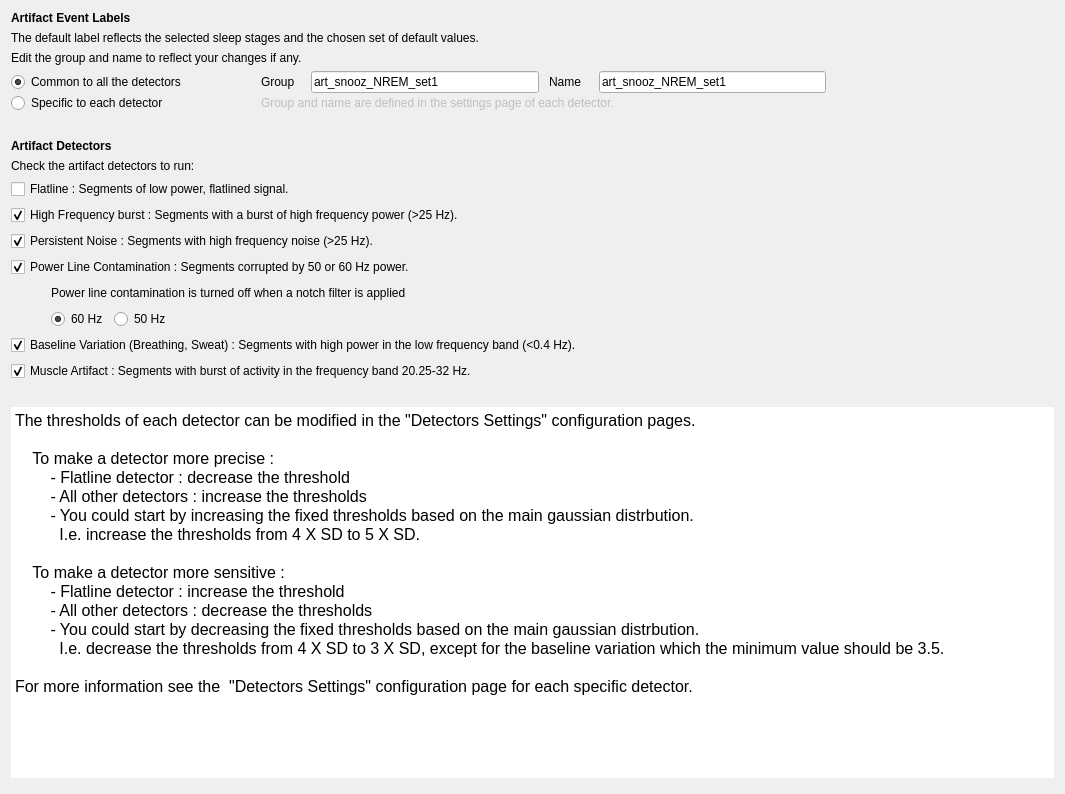
<?xml version="1.0" encoding="UTF-8"?>
<ui version="4.0">
 <class>DetectorsStep</class>
 <widget class="QWidget" name="DetectorsStep">
  <property name="geometry">
   <rect>
    <x>0</x>
    <y>0</y>
    <width>1065</width>
    <height>794</height>
   </rect>
  </property>
  <property name="windowTitle">
   <string/>
  </property>
  <layout class="QVBoxLayout" name="verticalLayout_5">
   <item>
    <widget class="QLabel" name="label_3">
     <property name="font">
      <font>
       <italic>false</italic>
       <bold>false</bold>
      </font>
     </property>
     <property name="text">
      <string>&lt;html&gt;&lt;head/&gt;&lt;body&gt;&lt;p&gt;&lt;span style=&quot; font-weight:600;&quot;&gt;Artifact Event Labels&lt;/span&gt;&lt;/p&gt;&lt;/body&gt;&lt;/html&gt;</string>
     </property>
    </widget>
   </item>
   <item>
    <widget class="QLabel" name="label_7">
     <property name="text">
      <string>The default label reflects the selected sleep stages and the chosen set of default values.</string>
     </property>
    </widget>
   </item>
   <item>
    <widget class="QLabel" name="label_8">
     <property name="text">
      <string>Edit the group and name to reflect your changes if any.</string>
     </property>
    </widget>
   </item>
   <item>
    <layout class="QVBoxLayout" name="verticalLayout_3">
     <property name="spacing">
      <number>0</number>
     </property>
     <item>
      <layout class="QHBoxLayout" name="horizontalLayout_2">
       <item>
        <widget class="QRadioButton" name="common_radioButton">
         <property name="minimumSize">
          <size>
           <width>250</width>
           <height>0</height>
          </size>
         </property>
         <property name="maximumSize">
          <size>
           <width>250</width>
           <height>16777215</height>
          </size>
         </property>
         <property name="text">
          <string>Common to all the detectors</string>
         </property>
         <property name="checked">
          <bool>true</bool>
         </property>
         <attribute name="buttonGroup">
          <string notr="true">buttonGroup</string>
         </attribute>
        </widget>
       </item>
       <item>
        <widget class="QLabel" name="label_4">
         <property name="minimumSize">
          <size>
           <width>50</width>
           <height>0</height>
          </size>
         </property>
         <property name="text">
          <string>Group</string>
         </property>
        </widget>
       </item>
       <item>
        <widget class="QLineEdit" name="unique_group_lineEdit">
         <property name="minimumSize">
          <size>
           <width>150</width>
           <height>0</height>
          </size>
         </property>
         <property name="maximumSize">
          <size>
           <width>250</width>
           <height>16777215</height>
          </size>
         </property>
         <property name="toolTip">
          <string>Write the common artifact event name to use for all the detectors.</string>
         </property>
         <property name="text">
          <string>art_snooz_NREM_set1</string>
         </property>
         <property name="alignment">
          <set>Qt::AlignmentFlag::AlignLeading|Qt::AlignmentFlag::AlignLeft|Qt::AlignmentFlag::AlignVCenter</set>
         </property>
        </widget>
       </item>
       <item>
        <spacer name="horizontalSpacer">
         <property name="orientation">
          <enum>Qt::Orientation::Horizontal</enum>
         </property>
         <property name="sizeType">
          <enum>QSizePolicy::Policy::Fixed</enum>
         </property>
         <property name="sizeHint" stdset="0">
          <size>
           <width>10</width>
           <height>20</height>
          </size>
         </property>
        </spacer>
       </item>
       <item>
        <widget class="QLabel" name="label_5">
         <property name="minimumSize">
          <size>
           <width>50</width>
           <height>0</height>
          </size>
         </property>
         <property name="text">
          <string>Name</string>
         </property>
        </widget>
       </item>
       <item>
        <widget class="QLineEdit" name="unique_name_lineEdit">
         <property name="minimumSize">
          <size>
           <width>150</width>
           <height>0</height>
          </size>
         </property>
         <property name="maximumSize">
          <size>
           <width>250</width>
           <height>16777215</height>
          </size>
         </property>
         <property name="text">
          <string>art_snooz_NREM_set1</string>
         </property>
        </widget>
       </item>
       <item>
        <spacer name="horizontalSpacer_2">
         <property name="orientation">
          <enum>Qt::Orientation::Horizontal</enum>
         </property>
         <property name="sizeHint" stdset="0">
          <size>
           <width>40</width>
           <height>20</height>
          </size>
         </property>
        </spacer>
       </item>
      </layout>
     </item>
     <item>
      <layout class="QHBoxLayout" name="horizontalLayout_3">
       <item>
        <widget class="QRadioButton" name="specific_radioButton">
         <property name="minimumSize">
          <size>
           <width>250</width>
           <height>0</height>
          </size>
         </property>
         <property name="maximumSize">
          <size>
           <width>250</width>
           <height>16777215</height>
          </size>
         </property>
         <property name="text">
          <string>Specific to each detector</string>
         </property>
         <attribute name="buttonGroup">
          <string notr="true">buttonGroup</string>
         </attribute>
        </widget>
       </item>
       <item>
        <widget class="QLabel" name="specific_name_label">
         <property name="enabled">
          <bool>false</bool>
         </property>
         <property name="maximumSize">
          <size>
           <width>16777215</width>
           <height>16777215</height>
          </size>
         </property>
         <property name="text">
          <string>Group and name are defined in the settings page of each detector.</string>
         </property>
        </widget>
       </item>
       <item>
        <spacer name="horizontalSpacer_6">
         <property name="orientation">
          <enum>Qt::Orientation::Horizontal</enum>
         </property>
         <property name="sizeHint" stdset="0">
          <size>
           <width>40</width>
           <height>20</height>
          </size>
         </property>
        </spacer>
       </item>
      </layout>
     </item>
    </layout>
   </item>
   <item>
    <spacer name="verticalSpacer_3">
     <property name="orientation">
      <enum>Qt::Orientation::Vertical</enum>
     </property>
     <property name="sizeType">
      <enum>QSizePolicy::Policy::Minimum</enum>
     </property>
     <property name="sizeHint" stdset="0">
      <size>
       <width>20</width>
       <height>20</height>
      </size>
     </property>
    </spacer>
   </item>
   <item>
    <layout class="QVBoxLayout" name="verticalLayout_2">
     <item>
      <widget class="QLabel" name="label_6">
       <property name="text">
        <string>&lt;html&gt;&lt;head/&gt;&lt;body&gt;&lt;p&gt;&lt;span style=&quot; font-weight:600;&quot;&gt;Artifact Detectors&lt;/span&gt;&lt;/p&gt;&lt;/body&gt;&lt;/html&gt;</string>
       </property>
      </widget>
     </item>
     <item>
      <widget class="QLabel" name="label_2">
       <property name="font">
        <font>
         <italic>false</italic>
         <bold>false</bold>
        </font>
       </property>
       <property name="text">
        <string>Check the artifact detectors to run:</string>
       </property>
      </widget>
     </item>
     <item>
      <widget class="QCheckBox" name="flatline_checkBox">
       <property name="text">
        <string>Flatline : Segments of low power, flatlined signal.</string>
       </property>
       <property name="checked">
        <bool>false</bool>
       </property>
      </widget>
     </item>
     <item>
      <widget class="QCheckBox" name="highfreq_checkBox">
       <property name="text">
        <string>High Frequency burst : Segments with a burst of high frequency power (&gt;25 Hz).</string>
       </property>
       <property name="checked">
        <bool>true</bool>
       </property>
      </widget>
     </item>
     <item>
      <widget class="QCheckBox" name="persistent_checkBox">
       <property name="text">
        <string>Persistent Noise : Segments with high frequency noise (&gt;25 Hz).</string>
       </property>
       <property name="checked">
        <bool>true</bool>
       </property>
      </widget>
     </item>
     <item>
      <widget class="QCheckBox" name="powerline_checkBox">
       <property name="text">
        <string>Power Line Contamination : Segments corrupted by 50 or 60 Hz power.</string>
       </property>
       <property name="checked">
        <bool>true</bool>
       </property>
      </widget>
     </item>
     <item>
      <layout class="QVBoxLayout" name="verticalLayout">
       <item>
        <layout class="QHBoxLayout" name="horizontalLayout_5">
         <item>
          <spacer name="horizontalSpacer_5">
           <property name="orientation">
            <enum>Qt::Orientation::Horizontal</enum>
           </property>
           <property name="sizeType">
            <enum>QSizePolicy::Policy::Fixed</enum>
           </property>
           <property name="sizeHint" stdset="0">
            <size>
             <width>40</width>
             <height>20</height>
            </size>
           </property>
          </spacer>
         </item>
         <item>
          <widget class="QLabel" name="label">
           <property name="font">
            <font>
             <italic>false</italic>
             <bold>false</bold>
            </font>
           </property>
           <property name="text">
            <string>Power line contamination is turned off when a notch filter is applied</string>
           </property>
          </widget>
         </item>
        </layout>
       </item>
       <item>
        <layout class="QHBoxLayout" name="horizontalLayout">
         <item>
          <spacer name="horizontalSpacer_4">
           <property name="orientation">
            <enum>Qt::Orientation::Horizontal</enum>
           </property>
           <property name="sizeType">
            <enum>QSizePolicy::Policy::Fixed</enum>
           </property>
           <property name="sizeHint" stdset="0">
            <size>
             <width>40</width>
             <height>20</height>
            </size>
           </property>
          </spacer>
         </item>
         <item>
          <widget class="QRadioButton" name="radioButton_60Hz">
           <property name="maximumSize">
            <size>
             <width>150</width>
             <height>16777215</height>
            </size>
           </property>
           <property name="text">
            <string>60 Hz</string>
           </property>
           <property name="checked">
            <bool>true</bool>
           </property>
           <attribute name="buttonGroup">
            <string notr="true">buttonGroup_2</string>
           </attribute>
          </widget>
         </item>
         <item>
          <widget class="QRadioButton" name="radioButton_50Hz">
           <property name="maximumSize">
            <size>
             <width>150</width>
             <height>16777215</height>
            </size>
           </property>
           <property name="text">
            <string>50 Hz</string>
           </property>
           <attribute name="buttonGroup">
            <string notr="true">buttonGroup_2</string>
           </attribute>
          </widget>
         </item>
         <item>
          <spacer name="horizontalSpacer_3">
           <property name="orientation">
            <enum>Qt::Orientation::Horizontal</enum>
           </property>
           <property name="sizeHint" stdset="0">
            <size>
             <width>40</width>
             <height>20</height>
            </size>
           </property>
          </spacer>
         </item>
        </layout>
       </item>
      </layout>
     </item>
     <item>
      <widget class="QCheckBox" name="bslvar_checkBox">
       <property name="text">
        <string>Baseline Variation (Breathing, Sweat) : Segments with high power in the low frequency band (&lt;0.4 Hz).</string>
       </property>
       <property name="checked">
        <bool>true</bool>
       </property>
      </widget>
     </item>
     <item>
      <widget class="QCheckBox" name="muscle_checkBox">
       <property name="text">
        <string>Muscle Artifact : Segments with burst of activity in the frequency band 20.25-32 Hz.</string>
       </property>
       <property name="checked">
        <bool>true</bool>
       </property>
      </widget>
     </item>
    </layout>
   </item>
   <item>
    <spacer name="verticalSpacer">
     <property name="orientation">
      <enum>Qt::Orientation::Vertical</enum>
     </property>
     <property name="sizeType">
      <enum>QSizePolicy::Policy::Minimum</enum>
     </property>
     <property name="sizeHint" stdset="0">
      <size>
       <width>20</width>
       <height>20</height>
      </size>
     </property>
    </spacer>
   </item>
   <item>
    <widget class="QTextEdit" name="textEdit">
     <property name="sizePolicy">
      <sizepolicy hsizetype="Expanding" vsizetype="Expanding">
       <horstretch>0</horstretch>
       <verstretch>0</verstretch>
      </sizepolicy>
     </property>
     <property name="minimumSize">
      <size>
       <width>0</width>
       <height>0</height>
      </size>
     </property>
     <property name="maximumSize">
      <size>
       <width>16777215</width>
       <height>16777215</height>
      </size>
     </property>
     <property name="frameShape">
      <enum>QFrame::Shape::VLine</enum>
     </property>
     <property name="lineWidth">
      <number>0</number>
     </property>
     <property name="sizeAdjustPolicy">
      <enum>QAbstractScrollArea::SizeAdjustPolicy::AdjustToContents</enum>
     </property>
     <property name="readOnly">
      <bool>true</bool>
     </property>
     <property name="html">
      <string>&lt;!DOCTYPE HTML PUBLIC &quot;-//W3C//DTD HTML 4.0//EN&quot; &quot;http://www.w3.org/TR/REC-html40/strict.dtd&quot;&gt;
&lt;html&gt;&lt;head&gt;&lt;meta name=&quot;qrichtext&quot; content=&quot;1&quot; /&gt;&lt;meta charset=&quot;utf-8&quot; /&gt;&lt;style type=&quot;text/css&quot;&gt;
p, li { white-space: pre-wrap; }
hr { height: 1px; border-width: 0; }
li.unchecked::marker { content: &quot;\2610&quot;; }
li.checked::marker { content: &quot;\2612&quot;; }
&lt;/style&gt;&lt;/head&gt;&lt;body style=&quot; font-size:12pt; font-weight:400; font-style:normal;&quot;&gt;
&lt;p style=&quot; margin-top:0px; margin-bottom:0px; margin-left:0px; margin-right:0px; -qt-block-indent:0; text-indent:0px;&quot;&gt;The thresholds of each detector can be modified in the &amp;quot;Detectors Settings&amp;quot; configuration pages.&lt;/p&gt;
&lt;p style=&quot;-qt-paragraph-type:empty; margin-top:0px; margin-bottom:0px; margin-left:0px; margin-right:0px; -qt-block-indent:0; text-indent:0px;&quot;&gt;&lt;br /&gt;&lt;/p&gt;
&lt;p style=&quot; margin-top:0px; margin-bottom:0px; margin-left:0px; margin-right:0px; -qt-block-indent:0; text-indent:0px;&quot;&gt;    To make a detector more precise : &lt;/p&gt;
&lt;p style=&quot; margin-top:0px; margin-bottom:0px; margin-left:0px; margin-right:0px; -qt-block-indent:0; text-indent:0px;&quot;&gt;        - Flatline detector : decrease the threshold&lt;/p&gt;
&lt;p style=&quot; margin-top:0px; margin-bottom:0px; margin-left:0px; margin-right:0px; -qt-block-indent:0; text-indent:0px;&quot;&gt;        - All other detectors : increase the thresholds&lt;/p&gt;
&lt;p style=&quot; margin-top:0px; margin-bottom:0px; margin-left:0px; margin-right:0px; -qt-block-indent:0; text-indent:0px;&quot;&gt;        - You could start by increasing the fixed thresholds based on the main gaussian distrbution.&lt;/p&gt;
&lt;p style=&quot; margin-top:0px; margin-bottom:0px; margin-left:0px; margin-right:0px; -qt-block-indent:0; text-indent:0px;&quot;&gt;          I.e. increase the thresholds from 4 X SD to 5 X SD.&lt;/p&gt;
&lt;p style=&quot;-qt-paragraph-type:empty; margin-top:0px; margin-bottom:0px; margin-left:0px; margin-right:0px; -qt-block-indent:0; text-indent:0px;&quot;&gt;&lt;br /&gt;&lt;/p&gt;
&lt;p style=&quot; margin-top:0px; margin-bottom:0px; margin-left:0px; margin-right:0px; -qt-block-indent:0; text-indent:0px;&quot;&gt;    To make a detector more sensitive : &lt;/p&gt;
&lt;p style=&quot; margin-top:0px; margin-bottom:0px; margin-left:0px; margin-right:0px; -qt-block-indent:0; text-indent:0px;&quot;&gt;        - Flatline detector : increase the threshold&lt;/p&gt;
&lt;p style=&quot; margin-top:0px; margin-bottom:0px; margin-left:0px; margin-right:0px; -qt-block-indent:0; text-indent:0px;&quot;&gt;        - All other detectors : decrease the thresholds&lt;/p&gt;
&lt;p style=&quot; margin-top:0px; margin-bottom:0px; margin-left:0px; margin-right:0px; -qt-block-indent:0; text-indent:0px;&quot;&gt;        - You could start by decreasing the fixed thresholds based on the main gaussian distrbution.&lt;/p&gt;
&lt;p style=&quot; margin-top:0px; margin-bottom:0px; margin-left:0px; margin-right:0px; -qt-block-indent:0; text-indent:0px;&quot;&gt;          I.e. decrease the thresholds from 4 X SD to 3 X SD, except for the baseline variation which the minimum value should be 3.5.&lt;/p&gt;
&lt;p style=&quot;-qt-paragraph-type:empty; margin-top:0px; margin-bottom:0px; margin-left:0px; margin-right:0px; -qt-block-indent:0; text-indent:0px;&quot;&gt;&lt;br /&gt;&lt;/p&gt;
&lt;p style=&quot; margin-top:0px; margin-bottom:0px; margin-left:0px; margin-right:0px; -qt-block-indent:0; text-indent:0px;&quot;&gt;For more information see the  &amp;quot;Detectors Settings&amp;quot; configuration page for each specific detector. &lt;/p&gt;&lt;/body&gt;&lt;/html&gt;</string>
     </property>
    </widget>
   </item>
   <item>
    <spacer name="verticalSpacer_2">
     <property name="orientation">
      <enum>Qt::Orientation::Vertical</enum>
     </property>
     <property name="sizeType">
      <enum>QSizePolicy::Policy::Preferred</enum>
     </property>
     <property name="sizeHint" stdset="0">
      <size>
       <width>20</width>
       <height>5</height>
      </size>
     </property>
    </spacer>
   </item>
  </layout>
 </widget>
 <resources>
  <include location="../../../../../snooz-toolbox/src/main/python/ui/themes/themes.qrc"/>
 </resources>
 <connections>
  <connection>
   <sender>radioButton_50Hz</sender>
   <signal>clicked()</signal>
   <receiver>DetectorsStep</receiver>
   <slot>update_settings_slot()</slot>
   <hints>
    <hint type="sourcelabel">
     <x>457</x>
     <y>202</y>
    </hint>
    <hint type="destinationlabel">
     <x>505</x>
     <y>347</y>
    </hint>
   </hints>
  </connection>
  <connection>
   <sender>radioButton_60Hz</sender>
   <signal>clicked()</signal>
   <receiver>DetectorsStep</receiver>
   <slot>update_settings_slot()</slot>
   <hints>
    <hint type="sourcelabel">
     <x>189</x>
     <y>202</y>
    </hint>
    <hint type="destinationlabel">
     <x>505</x>
     <y>347</y>
    </hint>
   </hints>
  </connection>
  <connection>
   <sender>powerline_checkBox</sender>
   <signal>clicked()</signal>
   <receiver>DetectorsStep</receiver>
   <slot>update_settings_slot()</slot>
   <hints>
    <hint type="sourcelabel">
     <x>323</x>
     <y>157</y>
    </hint>
    <hint type="destinationlabel">
     <x>505</x>
     <y>347</y>
    </hint>
   </hints>
  </connection>
  <connection>
   <sender>common_radioButton</sender>
   <signal>clicked()</signal>
   <receiver>DetectorsStep</receiver>
   <slot>update_event_label_slot()</slot>
   <hints>
    <hint type="sourcelabel">
     <x>161</x>
     <y>47</y>
    </hint>
    <hint type="destinationlabel">
     <x>505</x>
     <y>347</y>
    </hint>
   </hints>
  </connection>
  <connection>
   <sender>specific_radioButton</sender>
   <signal>clicked()</signal>
   <receiver>DetectorsStep</receiver>
   <slot>update_event_label_slot()</slot>
   <hints>
    <hint type="sourcelabel">
     <x>161</x>
     <y>79</y>
    </hint>
    <hint type="destinationlabel">
     <x>505</x>
     <y>347</y>
    </hint>
   </hints>
  </connection>
  <connection>
   <sender>unique_group_lineEdit</sender>
   <signal>editingFinished()</signal>
   <receiver>DetectorsStep</receiver>
   <slot>update_event_label_slot()</slot>
   <hints>
    <hint type="sourcelabel">
     <x>443</x>
     <y>47</y>
    </hint>
    <hint type="destinationlabel">
     <x>505</x>
     <y>347</y>
    </hint>
   </hints>
  </connection>
  <connection>
   <sender>unique_name_lineEdit</sender>
   <signal>editingFinished()</signal>
   <receiver>DetectorsStep</receiver>
   <slot>update_event_label_slot()</slot>
   <hints>
    <hint type="sourcelabel">
     <x>650</x>
     <y>47</y>
    </hint>
    <hint type="destinationlabel">
     <x>505</x>
     <y>347</y>
    </hint>
   </hints>
  </connection>
 </connections>
 <slots>
  <slot>update_settings_slot()</slot>
  <slot>update_event_label_slot()</slot>
  <slot>update_stages_slot()</slot>
 </slots>
 <buttongroups>
  <buttongroup name="buttonGroup"/>
  <buttongroup name="buttonGroup_2"/>
 </buttongroups>
</ui>
